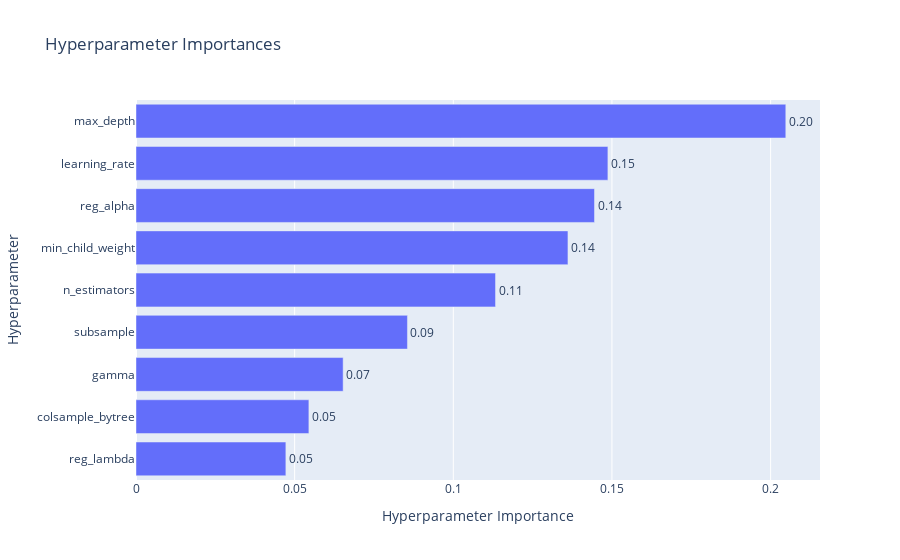

Notebook source saved alongside this figure:
### Code cell
def objective_xgb(trial):
    model = XGBRegressor(
        n_estimators=trial.suggest_int("n_estimators", 1000, 2500),
        learning_rate=trial.suggest_float("learning_rate", 0.01, 0.3, log=True),
        max_depth=trial.suggest_int("max_depth", 3, 10),
        min_child_weight=trial.suggest_int("min_child_weight", 1, 10),
        gamma=trial.suggest_float("gamma", 0, 10),
        subsample=trial.suggest_float("subsample", 0.5, 1),
        colsample_bytree=trial.suggest_float("colsample_bytree", 0.5, 1),
        reg_alpha=trial.suggest_float("reg_alpha", 1, 10),
        reg_lambda=trial.suggest_float("reg_lambda", 1, 10),
        verbosity=0,
    )
    return cross_val_score(
        model, X_train, y_train, cv=3, scoring="neg_mean_absolute_error"
    ).mean()


study_xgb = optuna.create_study(
    study_name="XGB Hyperparameter Tuning", direction="maximize"
)
study_xgb.optimize(objective_xgb, n_trials=5)

plot_param_importances(study_xgb)

### Figure 1 — Plotly figure (JSON) as saved in the notebook; plotly's stock layout.template omitted (floating-point values rounded to 4 significant figures)
{"data": [{"cliponaxis": false, "hovertemplate": ["reg_lambda (FloatDistribution): 0.047232786275390105<extra></extra>", "colsample_bytree (FloatDistribution): 0.05448755313161713<extra></extra>", "gamma (FloatDistribution): 0.06528117011131399<extra></extra>", "subsample (FloatDistribution): 0.08554771618961152<extra></extra>", "n_estimators (IntDistribution): 0.11330864623322809<extra></extra>", "min_child_weight (IntDistribution): 0.1361309869411006<extra></extra>", "reg_alpha (FloatDistribution): 0.1444989703409959<extra></extra>", "learning_rate (FloatDistribution): 0.14872372034443557<extra></extra>", "max_depth (IntDistribution): 0.20478845043230712<extra></extra>"], "name": "Objective Value", "orientation": "h", "text": ["0.05", "0.05", "0.07", "0.09", "0.11", "0.14", "0.14", "0.15", "0.20"], "textposition": "outside", "type": "bar", "x": [0.04723, 0.05449, 0.06528, 0.08555, 0.1133, 0.1361, 0.1445, 0.1487, 0.2048], "y": ["reg_lambda", "colsample_bytree", "gamma", "subsample", "n_estimators", "min_child_weight", "reg_alpha", "learning_rate", "max_depth"]}], "layout": {"title": {"text": "Hyperparameter Importances"}, "xaxis": {"title": {"text": "Hyperparameter Importance"}}, "yaxis": {"title": {"text": "Hyperparameter"}}}}
